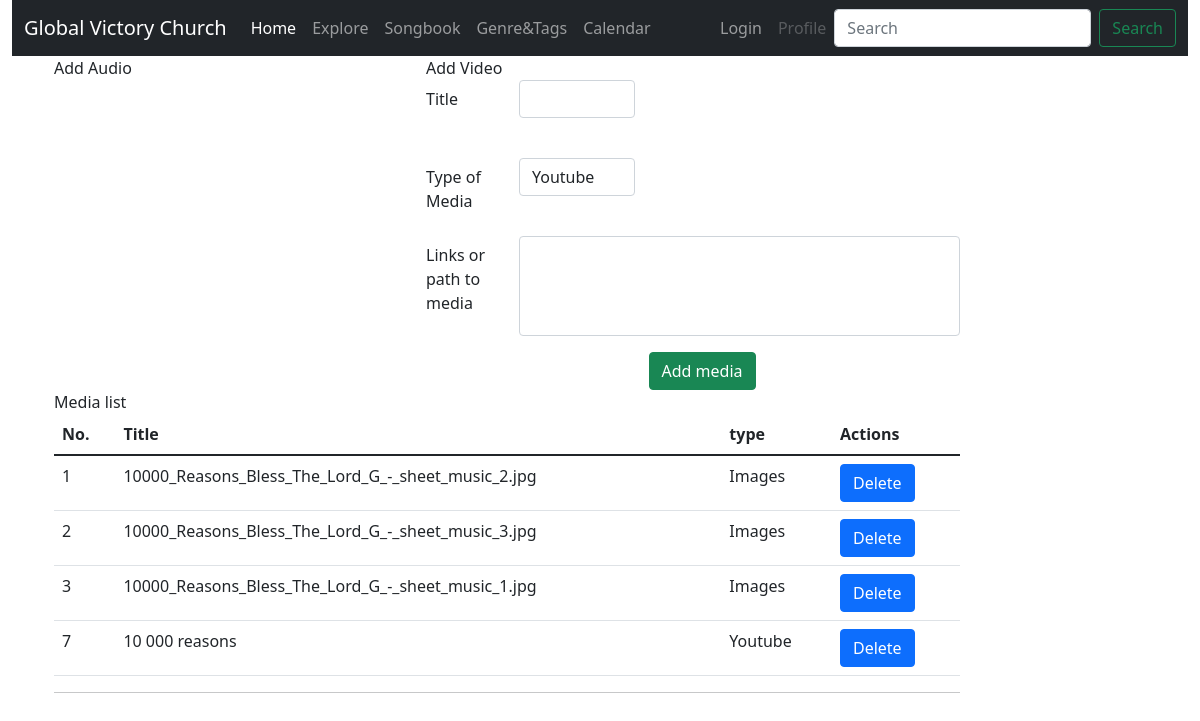
Screenshot of /manage_media?id=1 with the database file from the repository.
### app/models.py (models this page shows)
class Mlinks(db.Model): # this table will have M-M relationship with Song Table
    id  = db.Column(db.Integer, primary_key=True)
    filename = db.Column(db.String(255), index=True)
    mtype = db.Column(db.Integer)
    murl = db.Column(db.String)

### app/routes.py (the view, shortened to what this page needs)
@app.route('/manage_media', methods=['GET', 'POST'])
def manage_media():
    id = request.args.get('id', type=int)
    song = Song.query.get_or_404(id)
    media = song.media.all()
    video_form = AddMedia()
    delete_form = EmptyForm()
    types = ['', 'Youtube', 'Audio', 'Images', 'Other']
    return render_template('manage_media.html', video_form=video_form, delete_form=delete_form, song=song, media=media, types=types)

### app/forms.py
class AddMedia(FlaskForm):
    name = StringField('Title')
    mtype = SelectField('Type of Media', coerce=int, choices=[(1, 'Youtube'), (2, 'mp3'), (3, 'Pictures'), (4, 'Other')])
    murl = StringField('Links or path to media')
    submit = SubmitField('Add media')

class EmptyForm(FlaskForm):
    submit = SubmitField('Submit')

### app/routes.py (called while the page is built)
@app.before_request
def before_request():
    if current_user.is_authenticated:
        current_user.last_seen = datetime.utcnow()
        db.session.commit()

### app/templates/manage_media.html (shortened to what this page needs)
{% extends "base.html" %}
{% block app_content %}
<div class="container">
  <div class="row">
    <div class="col-4">Add Audio<br>
	</div>
    <div class="col-6">Add Video<br>
		<form class="form-floating needs-validation" method="post" novalidate>
			<div class="row mb-3">
				{{ video_form.name.label(class_='col-sm-2 col-form-label') }}
				<div class="col-3">
				{{ video_form.name(class='form-control', style='min-width: 100%') }}<br>
				</div>
			</div>
			<div class="row mb-3">
				{{ video_form.mtype.label(class_='col-sm-2 col-form-label') }}
				<div class="col-3">
				{{ video_form.mtype(class='form-control') }}<br>
				</div>
			</div>
			<div class="row mb-3">
				{{ video_form.murl.label(class_='col-sm-2 col-form-label') }}
				<div class="col-10">
				{{ video_form.murl(class='form-control', style='min-width: 100%', style='height: 100px') }}
				</div>
			</div>
			<div class="d-grid gap-2 col-2 mx-auto">
			{{ video_form.submit(class="btn btn-success") }}
			</div>
		</form>
	</div>
    <div class="col-10">Media list <br>
	<table class="table table-hover">
			<thead>
			  <tr>
				 <th>No.</th>
				 <th>Title</th>
				 <th>type</th>
				 <th>Actions</th>
			  </tr>
			</thead>
			<tbody>
			{% for m in media %}
				<tr valign="top">
					<td>{{ m.id }}</td>
					<td>{{ m.filename }}</td>
					<td>{{ types[m.mtype] }}</td>
					<td><form action="{{ url_for('.delete_file', id=song.id, mlinkid=m.id) }}" method="post">
						{{ delete_form.submit(class_='btn btn-primary', value='Delete') }}
					</form></td>
				</tr>
			{% endfor %}
			</tbody>
			</table>
    <hr>
   </div>
   </div>
</div>
{% endblock %}

### rows the page displays
Mlinks: id "1", filename "10000_Reasons_Bless_The_Lord_G_-_sheet_music_2.jpg", mtype "Images"
Mlinks: id "2", filename "10000_Reasons_Bless_The_Lord_G_-_sheet_music_3.jpg", mtype "Images"
Mlinks: id "3", filename "10000_Reasons_Bless_The_Lord_G_-_sheet_music_1.jpg", mtype "Images"
Mlinks: id "7", filename "10 000 reasons", mtype "Youtube"

### other values shown
{{ video_form.name.label(class_='col-sm-2 col-form-label') }} "Title"
{{ video_form.mtype.label(class_='col-sm-2 col-form-label') }} "Type of Media"
{{ video_form.murl.label(class_='col-sm-2 col-form-label') }} "Links or path to media"
